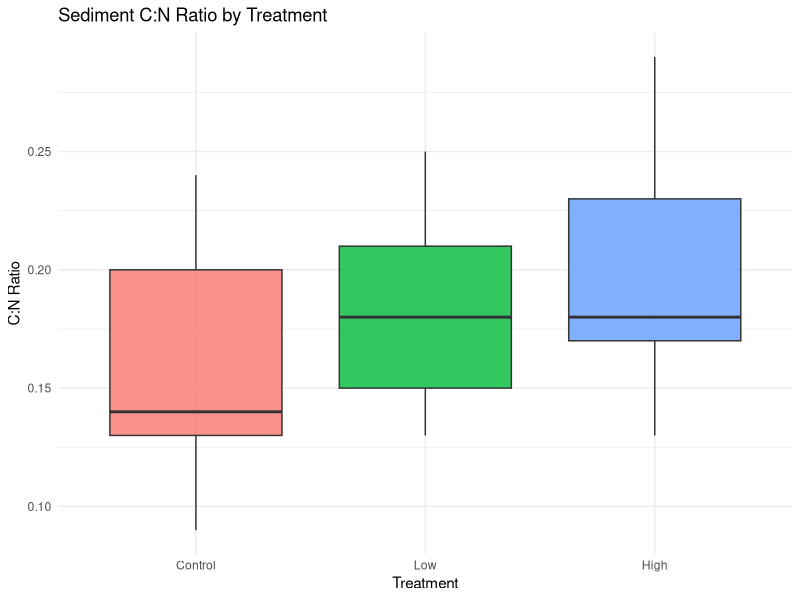
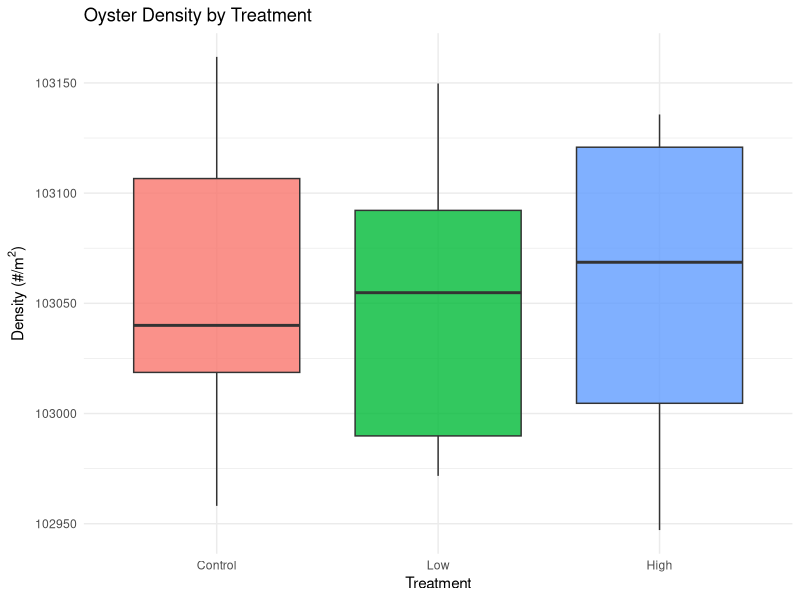
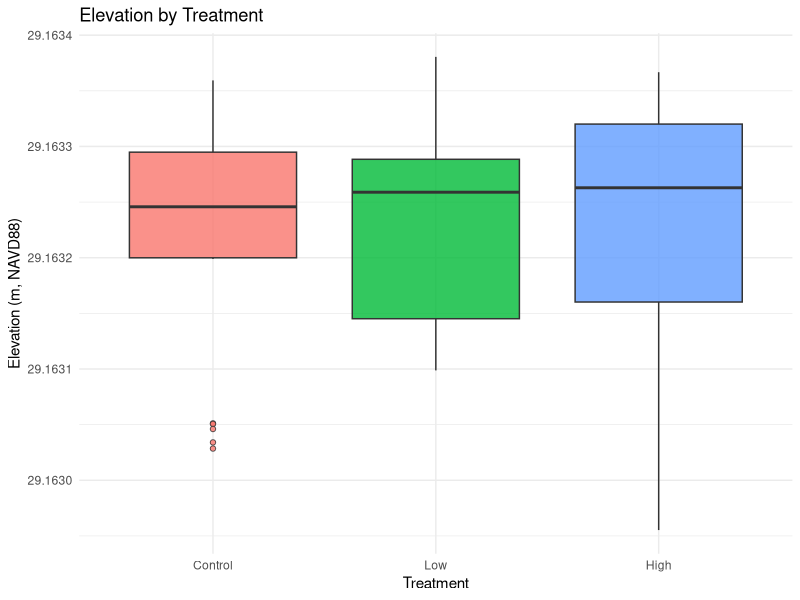

Recreate these plots in R, in order. (Note: this script raises an error after producing the figures.)
# ============================================================
# Oyster Reef Restoration — Boxplots
# Density, elevation, C:N ratio, and sediment grain-size fractions
# by treatment (h = high, c = control, l = low)
# ============================================================

library(tidyverse)   # install.packages("tidyverse") if needed

# ---- 1. Load data -------------------------------------------------
oyster_alldat <- read_csv("oyster_latlong_elevation_tex_element.csv")

# Rename columns by POSITION (not by their original text) so the script
# doesn't break if punctuation/spacing in the header gets altered by
# whatever reads the file (e.g. base read.csv() converts "C:N ratio" to
# "C.N.ratio"). This assumes the columns are still in their original
# order below — run `names(oyster_alldat)` first if you're not sure.
colnames(oyster_alldat) <- c(
  "sample_id", "treatment", "treatment_substrate", "substrate_sampled",
  "density", "percent_cover", "easting", "northing", "elevation",
  "longitude", "latitude", "mean_oyster_density",
  "wt_pct_n", "wt_pct_total_c", "pct_caco3", "pct_tic", "wt_pct_toc",
  "cn_ratio", "frac_gt_6mm", "frac_2_6mm", "frac_063_2mm", "frac_lt_063mm"
)

# Order treatment levels for consistent plotting (control, low, high)
oyster_alldat <- oyster_alldat %>%
  mutate(treatment = factor(treatment, levels = c("c", "l", "h"),
                             labels = c("Control", "Low", "High")))

# ---- 2. Oyster density by treatment --------------------------------
p_density <- ggplot(oyster_alldat, aes(x = treatment, y = density, fill = treatment)) +
  geom_boxplot(outlier.shape = 21, alpha = 0.8) +
  labs(title = "Oyster Density by Treatment",
       x = "Treatment", y = expression("Density (#/m"^2*")")) +
  theme_minimal() +
  theme(legend.position = "none")

# ---- 3. Elevation by treatment --------------------------------------
p_elevation <- ggplot(oyster_alldat, aes(x = treatment, y = elevation, fill = treatment)) +
  geom_boxplot(outlier.shape = 21, alpha = 0.8) +
  labs(title = "Elevation by Treatment",
       x = "Treatment", y = "Elevation (m, NAVD88)") +
  theme_minimal() +
  theme(legend.position = "none")

# ---- 4. C:N ratio by treatment (sediment/shell samples only) --------
p_cn <- oyster_alldat %>%
  filter(!is.na(cn_ratio)) %>%
  ggplot(aes(x = treatment, y = cn_ratio, fill = treatment)) +
  geom_boxplot(outlier.shape = 21, alpha = 0.8) +
  labs(title = "Sediment C:N Ratio by Treatment",
       x = "Treatment", y = "C:N Ratio") +
  theme_minimal() +
  theme(legend.position = "none")

# ---- 5. Sediment grain-size fractions (faceted) ----------------------
# Reshape the four fraction columns to long format for faceting
fraction_long <- oyster_alldat %>%
  filter(!is.na(frac_gt_6mm)) %>%
  select(treatment, frac_gt_6mm, frac_2_6mm, frac_063_2mm, frac_lt_063mm) %>%
  pivot_longer(cols = starts_with("frac_"),
               names_to = "grain_size", values_to = "fraction") %>%
  mutate(grain_size = factor(grain_size,
           levels = c("frac_gt_6mm", "frac_2_6mm", "frac_063_2mm", "frac_lt_063mm"),
           labels = c("> 6 mm", "2-6 mm", "0.063-2 mm", "< 0.063 mm")))

p_fractions <- ggplot(fraction_long, aes(x = treatment, y = fraction, fill = treatment)) +
  geom_boxplot(outlier.shape = 21, alpha = 0.8) +
  facet_wrap(~ grain_size, nrow = 1) +
  labs(title = "Sediment Grain-Size Fractions by Treatment",
       x = "Treatment", y = "Fraction of sample") +
  theme_minimal() +
  theme(legend.position = "none")

# ---- 6. Display all plots --------------------------------------------
print(p_density)
print(p_elevation)
print(p_cn)
print(p_fractions)

# ---- 7. Optional: save plots to file ----------------------------------
# ggsave("density_boxplot.png", p_density, width = 6, height = 4, dpi = 300)
# ggsave("elevation_boxplot.png", p_elevation, width = 6, height = 4, dpi = 300)
# ggsave("cn_ratio_boxplot.png", p_cn, width = 6, height = 4, dpi = 300)
# ggsave("sediment_fractions_boxplot.png", p_fractions, width = 10, height = 4, dpi = 300)
